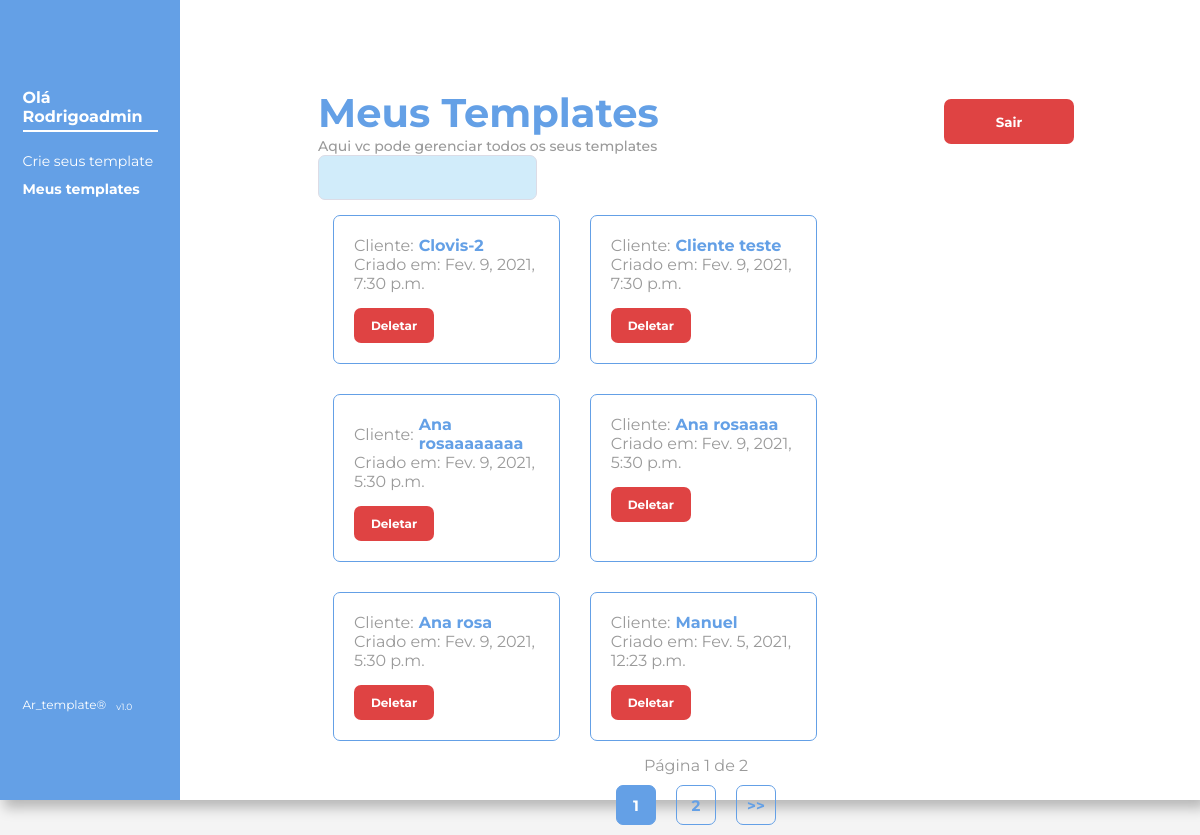
The app's page /meus_templates (signed in), older data.
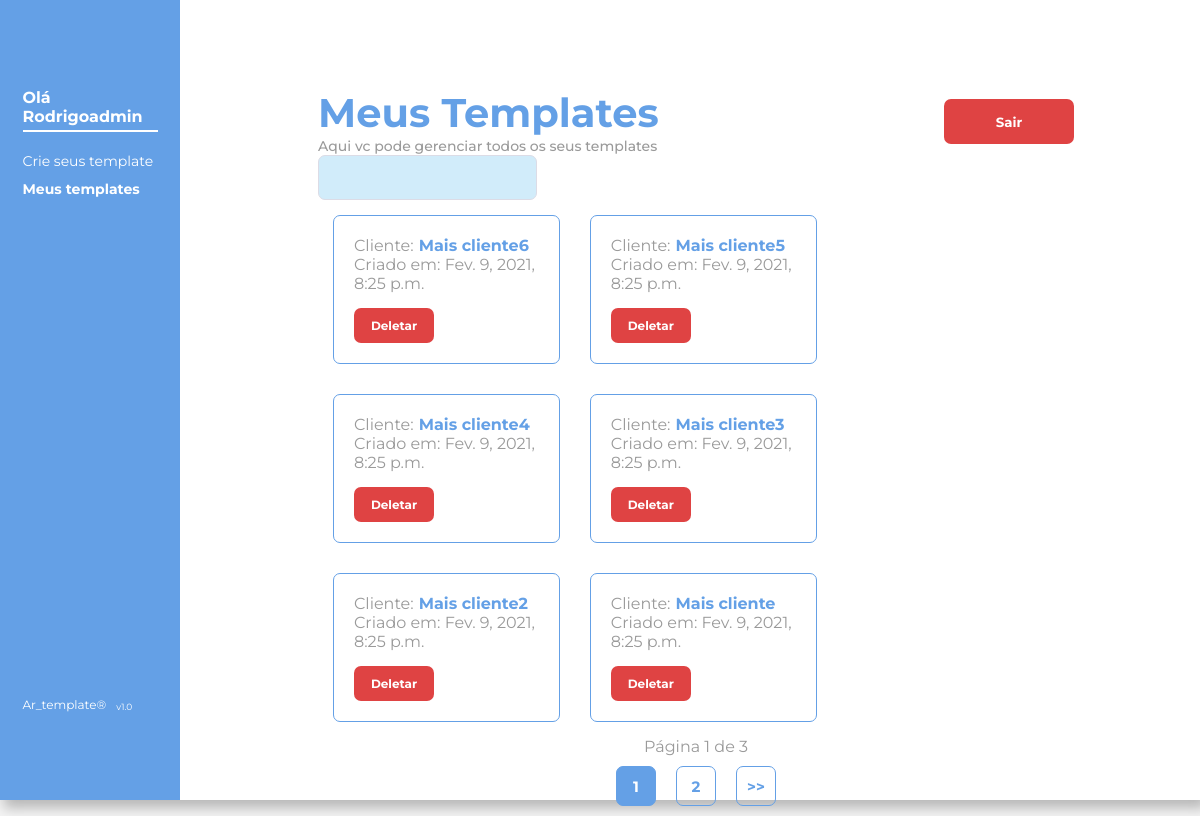
The same page, newer data.
### criador_de_template/models.py (models this page shows, shortened)
class Cliente(models.Model):
    cliente = models.CharField(max_length=50, null=False, primary_key=True, blank=False)
    criacao = models.DateTimeField(auto_now=True)

### administracao_clientes/views.py (the view)
@login_required
def meus_templates(request):
    lista_de_clientes = Cliente.objects.all().order_by('-criacao')
    paginador = Paginator(lista_de_clientes, 6)
    pagina = request.GET.get('page')
    clientes = paginador.get_page(pagina)
    return render(request, 'meus_templates.html', {'clientes': clientes})

### administracao_clientes/templates/meus_templates.html (shortened to what this page needs)
{% extends 'base.html' %}
{% load static %}
{% load icon %}
{% block content %} <link rel="stylesheet" href="{% static 'estilo/criar_template.css' %}"> {% endblock %}
{% block main %}
<main>
    <div class="container-esquerdo">
        <div class="container-menor-esquerdo">
            <div>
                <h3>Olá {{ user.username.capitalize }}</h3>
                <nav>
                    <ul>
                        <li>
                            <a href="{% url 'cria-template' %}">Crie seus template</a>
                        </li>
                        <li id="nesta-pagina">
                            Meus templates
                        </li>
                    </ul>
                </nav>
            </div>
            <span>Ar_template® <p> v1.0</p></span>
        </div>
    </div>
    <div class="container-direito">
        <div class="container-menor-direito">
            <div class="login-cadastro-nome">
                <h2>
                    Meus Templates
                    <p>Aqui vc pode gerenciar todos os seus templates</p>
                </h2>
                <form  method="post" action="{% url 'sair' %}">
                    <button type="submit" class="btn-red">
                        Sair
                    </button>
                </form>
            </div>
            <div class="pesquisa">
                <input type="text">
            </div>
            <div class="clientes">
                {% for cliente in clientes %}
                <div class="clientes-itens">
                    <p>Cliente: <b> {{ cliente.cliente }}</b> </p>
                    <p>Criado em: {{ cliente.criacao }}</p>
                    <div class="delete">
                        <a href="{% url 'deletar' cliente.cliente %}" class="btn-red">Deletar</a>
                    </div>
                </div>
                {% endfor %}
            </div>
            <div class="paginador">
                <div>
                    Página {{ clientes.number }} de {{ clientes.paginator.num_pages }}
                </div>
                <div>
                    <span class="nesta-pagina">
                        {{ clientes.number }}
                    </span>
                    {% if clientes.has_next %}
                    <span>
                        <a href="?page={{ clientes.next_page_number }}">{{ clientes.next_page_number }}</a>
                    </span>
                    <span>
                        <a href="?page={{ clientes.paginator.num_pages }}">>></a>
                    </span>
                    {% endif %}
                </div>
            </div>
        </div>
    </div>
</main>
{% endblock %}

Row changes from the older to the newer data that the page shows:
no longer on this page (row unchanged): Cliente: cliente "Clovis-2", criacao "Fev. 9, 2021, 7:30 p.m."
no longer on this page (row unchanged): Cliente: cliente "Cliente teste", criacao "Fev. 9, 2021, 7:30 p.m."
no longer on this page (row unchanged): Cliente: cliente "Ana rosaaaaaaaa", criacao "Fev. 9, 2021, 5:30 p.m."
no longer on this page (row unchanged): Cliente: cliente "Ana rosaaaa", criacao "Fev. 9, 2021, 5:30 p.m."
no longer on this page (row unchanged): Cliente: cliente "Ana rosa", criacao "Fev. 9, 2021, 5:30 p.m."
no longer on this page (row unchanged): Cliente: cliente "Manuel", criacao "Fev. 5, 2021, 12:23 p.m."
added Cliente: cliente "Mais cliente6", criacao "Fev. 9, 2021, 8:25 p.m."
added Cliente: cliente "Mais cliente5", criacao "Fev. 9, 2021, 8:25 p.m."
added Cliente: cliente "Mais cliente4", criacao "Fev. 9, 2021, 8:25 p.m."
added Cliente: cliente "Mais cliente3", criacao "Fev. 9, 2021, 8:25 p.m."
added Cliente: cliente "Mais cliente2", criacao "Fev. 9, 2021, 8:25 p.m."
added Cliente: cliente "Mais cliente", criacao "Fev. 9, 2021, 8:25 p.m."
Text that changed along with them:
{{ clientes.paginator.num_pages }}: "2" → "3"
